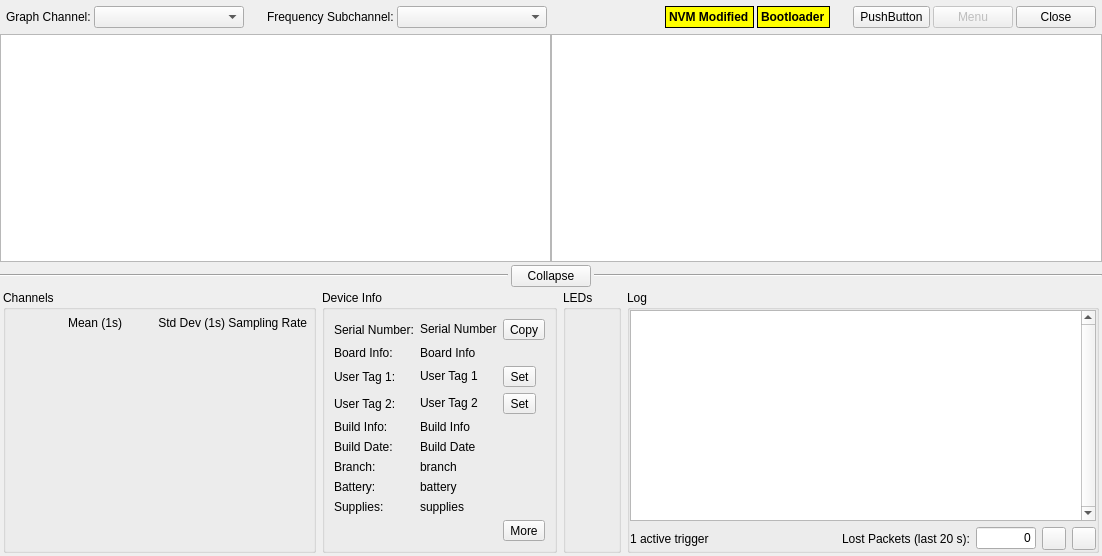
<?xml version="1.0" encoding="UTF-8"?>
<ui version="4.0">
 <class>DeviceTab</class>
 <widget class="QWidget" name="DeviceTab">
  <property name="geometry">
   <rect>
    <x>0</x>
    <y>0</y>
    <width>1102</width>
    <height>556</height>
   </rect>
  </property>
  <property name="windowTitle">
   <string>Device Tab</string>
  </property>
  <layout class="QVBoxLayout" name="verticalLayout_2">
   <property name="spacing">
    <number>0</number>
   </property>
   <property name="leftMargin">
    <number>0</number>
   </property>
   <property name="topMargin">
    <number>0</number>
   </property>
   <property name="rightMargin">
    <number>0</number>
   </property>
   <property name="bottomMargin">
    <number>0</number>
   </property>
   <item>
    <layout class="QHBoxLayout" name="horizontalLayout">
     <property name="spacing">
      <number>3</number>
     </property>
     <property name="leftMargin">
      <number>6</number>
     </property>
     <property name="topMargin">
      <number>6</number>
     </property>
     <property name="rightMargin">
      <number>6</number>
     </property>
     <property name="bottomMargin">
      <number>6</number>
     </property>
     <item>
      <widget class="QLabel" name="graphChannelLabel">
       <property name="text">
        <string>Graph Channel:</string>
       </property>
      </widget>
     </item>
     <item>
      <widget class="QComboBox" name="graphChannelComboBox">
       <property name="minimumSize">
        <size>
         <width>150</width>
         <height>0</height>
        </size>
       </property>
       <property name="maxVisibleItems">
        <number>20</number>
       </property>
      </widget>
     </item>
     <item>
      <spacer name="horizontalSpacer_2">
       <property name="orientation">
        <enum>Qt::Horizontal</enum>
       </property>
       <property name="sizeType">
        <enum>QSizePolicy::Fixed</enum>
       </property>
       <property name="sizeHint" stdset="0">
        <size>
         <width>20</width>
         <height>1</height>
        </size>
       </property>
      </spacer>
     </item>
     <item>
      <widget class="QLabel" name="fftSubchannelLabel">
       <property name="text">
        <string>Frequency Subchannel:</string>
       </property>
      </widget>
     </item>
     <item>
      <widget class="QComboBox" name="fftSubchannelComboBox">
       <property name="minimumSize">
        <size>
         <width>150</width>
         <height>0</height>
        </size>
       </property>
       <property name="maxVisibleItems">
        <number>20</number>
       </property>
      </widget>
     </item>
     <item>
      <spacer name="horizontalSpacer_5">
       <property name="orientation">
        <enum>Qt::Horizontal</enum>
       </property>
       <property name="sizeType">
        <enum>QSizePolicy::MinimumExpanding</enum>
       </property>
       <property name="sizeHint" stdset="0">
        <size>
         <width>20</width>
         <height>1</height>
        </size>
       </property>
      </spacer>
     </item>
     <item>
      <widget class="QLabel" name="nvmModifiedIndicator">
       <property name="styleSheet">
        <string notr="true">QLabel {
	background-color: yellow;
	color: black;
	font-weight: bold;
	font-size: 12px;
    border: 1px solid;
}</string>
       </property>
       <property name="text">
        <string>NVM Modified</string>
       </property>
       <property name="margin">
        <number>5</number>
       </property>
      </widget>
     </item>
     <item>
      <widget class="QLabel" name="bootloaderIndicator">
       <property name="styleSheet">
        <string notr="true">QLabel {
	background-color: yellow;
	color: black;
	font-weight: bold;
	font-size: 12px;
    border: 1px solid;
}</string>
       </property>
       <property name="text">
        <string>Bootloader</string>
       </property>
       <property name="margin">
        <number>5</number>
       </property>
      </widget>
     </item>
     <item>
      <spacer name="horizontalSpacer">
       <property name="orientation">
        <enum>Qt::Horizontal</enum>
       </property>
       <property name="sizeType">
        <enum>QSizePolicy::Fixed</enum>
       </property>
       <property name="sizeHint" stdset="0">
        <size>
         <width>20</width>
         <height>1</height>
        </size>
       </property>
      </spacer>
     </item>
     <item>
      <widget class="QToolButton" name="editDeviceSettings">
       <property name="sizePolicy">
        <sizepolicy hsizetype="Fixed" vsizetype="Minimum">
         <horstretch>0</horstretch>
         <verstretch>0</verstretch>
        </sizepolicy>
       </property>
       <property name="text">
        <string>PushButton</string>
       </property>
       <property name="iconSize">
        <size>
         <width>24</width>
         <height>24</height>
        </size>
       </property>
       <property name="toolButtonStyle">
        <enum>Qt::ToolButtonTextBesideIcon</enum>
       </property>
      </widget>
     </item>
     <item>
      <widget class="QPushButton" name="menuButton">
       <property name="enabled">
        <bool>false</bool>
       </property>
       <property name="sizePolicy">
        <sizepolicy hsizetype="Minimum" vsizetype="Minimum">
         <horstretch>0</horstretch>
         <verstretch>0</verstretch>
        </sizepolicy>
       </property>
       <property name="text">
        <string>Menu</string>
       </property>
      </widget>
     </item>
     <item>
      <widget class="QPushButton" name="closeButton">
       <property name="sizePolicy">
        <sizepolicy hsizetype="Minimum" vsizetype="Minimum">
         <horstretch>0</horstretch>
         <verstretch>0</verstretch>
        </sizepolicy>
       </property>
       <property name="text">
        <string>Close</string>
       </property>
      </widget>
     </item>
    </layout>
   </item>
   <item>
    <widget class="QStackedWidget" name="stackedWidget">
     <property name="currentIndex">
      <number>1</number>
     </property>
     <widget class="QWidget" name="disconnectPage">
      <layout class="QHBoxLayout" name="horizontalLayout_4" stretch="1,0,1">
       <item>
        <spacer name="horizontalSpacer_6">
         <property name="orientation">
          <enum>Qt::Horizontal</enum>
         </property>
         <property name="sizeHint" stdset="0">
          <size>
           <width>0</width>
           <height>20</height>
          </size>
         </property>
        </spacer>
       </item>
       <item>
        <layout class="QVBoxLayout" name="verticalLayout_3">
         <item>
          <spacer name="verticalSpacer_4">
           <property name="orientation">
            <enum>Qt::Vertical</enum>
           </property>
           <property name="sizeHint" stdset="0">
            <size>
             <width>20</width>
             <height>0</height>
            </size>
           </property>
          </spacer>
         </item>
         <item>
          <widget class="QLabel" name="statusLabel">
           <property name="font">
            <font>
             <bold>true</bold>
            </font>
           </property>
           <property name="text">
            <string>Disconnected</string>
           </property>
           <property name="alignment">
            <set>Qt::AlignCenter</set>
           </property>
          </widget>
         </item>
         <item>
          <widget class="QProgressBar" name="statusProgressBar">
           <property name="sizePolicy">
            <sizepolicy hsizetype="Fixed" vsizetype="Fixed">
             <horstretch>0</horstretch>
             <verstretch>0</verstretch>
            </sizepolicy>
           </property>
           <property name="minimumSize">
            <size>
             <width>175</width>
             <height>0</height>
            </size>
           </property>
           <property name="value">
            <number>24</number>
           </property>
           <property name="alignment">
            <set>Qt::AlignCenter</set>
           </property>
          </widget>
         </item>
         <item>
          <spacer name="verticalSpacer_2">
           <property name="orientation">
            <enum>Qt::Vertical</enum>
           </property>
           <property name="sizeHint" stdset="0">
            <size>
             <width>20</width>
             <height>0</height>
            </size>
           </property>
          </spacer>
         </item>
        </layout>
       </item>
       <item>
        <layout class="QVBoxLayout" name="verticalLayout_4" stretch="2,1">
         <property name="spacing">
          <number>0</number>
         </property>
         <property name="leftMargin">
          <number>0</number>
         </property>
         <item>
          <spacer name="verticalSpacer_6">
           <property name="orientation">
            <enum>Qt::Vertical</enum>
           </property>
           <property name="sizeHint" stdset="0">
            <size>
             <width>0</width>
             <height>20</height>
            </size>
           </property>
          </spacer>
         </item>
         <item>
          <widget class="QListView" name="logListDisconnected">
           <property name="verticalScrollBarPolicy">
            <enum>Qt::ScrollBarAlwaysOn</enum>
           </property>
           <property name="editTriggers">
            <set>QAbstractItemView::NoEditTriggers</set>
           </property>
          </widget>
         </item>
        </layout>
       </item>
      </layout>
     </widget>
     <widget class="QWidget" name="displayPage">
      <layout class="QVBoxLayout" name="verticalLayout" stretch="1,0,0">
       <property name="spacing">
        <number>3</number>
       </property>
       <property name="leftMargin">
        <number>0</number>
       </property>
       <property name="topMargin">
        <number>0</number>
       </property>
       <property name="rightMargin">
        <number>0</number>
       </property>
       <property name="bottomMargin">
        <number>0</number>
       </property>
       <item>
        <layout class="QHBoxLayout" name="panelLayout" stretch="1">
         <property name="spacing">
          <number>6</number>
         </property>
         <item>
          <layout class="QHBoxLayout" name="plotLayout" stretch="1,1">
           <property name="spacing">
            <number>0</number>
           </property>
           <item>
            <widget class="PlotWidget" name="timePlotWidget"/>
           </item>
           <item>
            <widget class="PlotWidget" name="fftPlotWidget"/>
           </item>
          </layout>
         </item>
        </layout>
       </item>
       <item>
        <layout class="QHBoxLayout" name="horizontalLayout_6" stretch="1,0,1">
         <item>
          <widget class="Line" name="line_2">
           <property name="orientation">
            <enum>Qt::Horizontal</enum>
           </property>
          </widget>
         </item>
         <item>
          <widget class="QPushButton" name="collapseButton">
           <property name="text">
            <string>Collapse</string>
           </property>
          </widget>
         </item>
         <item>
          <widget class="Line" name="line">
           <property name="orientation">
            <enum>Qt::Horizontal</enum>
           </property>
          </widget>
         </item>
        </layout>
       </item>
       <item>
        <widget class="QWidget" name="bottomGroup" native="true">
         <layout class="QHBoxLayout" name="horizontalLayout_3" stretch="0,0,0,1">
          <property name="spacing">
           <number>6</number>
          </property>
          <property name="leftMargin">
           <number>3</number>
          </property>
          <property name="topMargin">
           <number>0</number>
          </property>
          <property name="rightMargin">
           <number>3</number>
          </property>
          <property name="bottomMargin">
           <number>3</number>
          </property>
          <item>
           <widget class="QGroupBox" name="channelGroupBox">
            <property name="title">
             <string>Channels</string>
            </property>
            <property name="alignment">
             <set>Qt::AlignLeading|Qt::AlignLeft|Qt::AlignTop</set>
            </property>
            <layout class="QVBoxLayout" name="verticalLayout_8">
             <property name="spacing">
              <number>0</number>
             </property>
             <property name="leftMargin">
              <number>6</number>
             </property>
             <property name="topMargin">
              <number>6</number>
             </property>
             <property name="rightMargin">
              <number>6</number>
             </property>
             <property name="bottomMargin">
              <number>6</number>
             </property>
             <item>
              <layout class="QGridLayout" name="channelLayout">
               <property name="spacing">
                <number>3</number>
               </property>
               <item row="0" column="1">
                <widget class="QLabel" name="meanLabel">
                 <property name="minimumSize">
                  <size>
                   <width>100</width>
                   <height>0</height>
                  </size>
                 </property>
                 <property name="text">
                  <string>Mean (1s)</string>
                 </property>
                 <property name="alignment">
                  <set>Qt::AlignRight|Qt::AlignTrailing|Qt::AlignVCenter</set>
                 </property>
                </widget>
               </item>
               <item row="0" column="3">
                <widget class="QLabel" name="samplingRateLabel">
                 <property name="minimumSize">
                  <size>
                   <width>75</width>
                   <height>0</height>
                  </size>
                 </property>
                 <property name="text">
                  <string>Sampling Rate</string>
                 </property>
                 <property name="alignment">
                  <set>Qt::AlignRight|Qt::AlignTrailing|Qt::AlignVCenter</set>
                 </property>
                </widget>
               </item>
               <item row="0" column="2">
                <widget class="QLabel" name="stdDevLabel">
                 <property name="minimumSize">
                  <size>
                   <width>100</width>
                   <height>0</height>
                  </size>
                 </property>
                 <property name="text">
                  <string>Std Dev (1s)</string>
                 </property>
                 <property name="alignment">
                  <set>Qt::AlignRight|Qt::AlignTrailing|Qt::AlignVCenter</set>
                 </property>
                </widget>
               </item>
               <item row="0" column="0">
                <widget class="QLabel" name="channelLabel">
                 <property name="minimumSize">
                  <size>
                   <width>0</width>
                   <height>0</height>
                  </size>
                 </property>
                 <property name="text">
                  <string/>
                 </property>
                </widget>
               </item>
              </layout>
             </item>
             <item>
              <spacer name="verticalSpacer">
               <property name="orientation">
                <enum>Qt::Vertical</enum>
               </property>
               <property name="sizeHint" stdset="0">
                <size>
                 <width>0</width>
                 <height>0</height>
                </size>
               </property>
              </spacer>
             </item>
            </layout>
           </widget>
          </item>
          <item>
           <widget class="QGroupBox" name="deviceInfoGroupBox">
            <property name="title">
             <string>Device Info</string>
            </property>
            <layout class="QGridLayout" name="gridLayout">
             <item row="4" column="1">
              <widget class="QLabel" name="userTag2">
               <property name="cursor">
                <cursorShape>IBeamCursor</cursorShape>
               </property>
               <property name="text">
                <string>User Tag 2</string>
               </property>
               <property name="textInteractionFlags">
                <set>Qt::LinksAccessibleByMouse|Qt::TextSelectableByMouse</set>
               </property>
              </widget>
             </item>
             <item row="2" column="1" colspan="2">
              <widget class="QLabel" name="boardInfo">
               <property name="cursor">
                <cursorShape>IBeamCursor</cursorShape>
               </property>
               <property name="text">
                <string>Board Info</string>
               </property>
               <property name="textInteractionFlags">
                <set>Qt::LinksAccessibleByMouse|Qt::TextSelectableByMouse</set>
               </property>
              </widget>
             </item>
             <item row="10" column="0" colspan="3">
              <spacer name="verticalSpacer_5">
               <property name="orientation">
                <enum>Qt::Vertical</enum>
               </property>
               <property name="sizeHint" stdset="0">
                <size>
                 <width>0</width>
                 <height>0</height>
                </size>
               </property>
              </spacer>
             </item>
             <item row="7" column="0">
              <widget class="QLabel" name="branchLabel">
               <property name="text">
                <string>Branch:</string>
               </property>
              </widget>
             </item>
             <item row="11" column="2">
              <widget class="QToolButton" name="deviceInfo">
               <property name="text">
                <string>More</string>
               </property>
              </widget>
             </item>
             <item row="6" column="0">
              <widget class="QLabel" name="buildDateLabel">
               <property name="text">
                <string>Build Date:</string>
               </property>
              </widget>
             </item>
             <item row="0" column="2">
              <widget class="QToolButton" name="copySerialNumber">
               <property name="text">
                <string>Copy</string>
               </property>
              </widget>
             </item>
             <item row="3" column="2">
              <widget class="QToolButton" name="setUserTag1">
               <property name="text">
                <string>Set</string>
               </property>
              </widget>
             </item>
             <item row="5" column="1" colspan="2">
              <widget class="QLabel" name="buildInfo">
               <property name="cursor">
                <cursorShape>IBeamCursor</cursorShape>
               </property>
               <property name="text">
                <string>Build Info</string>
               </property>
               <property name="textInteractionFlags">
                <set>Qt::LinksAccessibleByMouse|Qt::TextSelectableByMouse</set>
               </property>
              </widget>
             </item>
             <item row="7" column="1" colspan="2">
              <widget class="QLabel" name="branch">
               <property name="text">
                <string>branch</string>
               </property>
               <property name="textInteractionFlags">
                <set>Qt::LinksAccessibleByMouse|Qt::TextSelectableByMouse</set>
               </property>
              </widget>
             </item>
             <item row="0" column="0">
              <widget class="QLabel" name="serialNumberLabel">
               <property name="text">
                <string>Serial Number:</string>
               </property>
              </widget>
             </item>
             <item row="8" column="1" colspan="2">
              <widget class="QLabel" name="battery">
               <property name="text">
                <string>battery</string>
               </property>
               <property name="textInteractionFlags">
                <set>Qt::LinksAccessibleByMouse|Qt::TextSelectableByMouse</set>
               </property>
              </widget>
             </item>
             <item row="2" column="0">
              <widget class="QLabel" name="boardInfoLabel">
               <property name="text">
                <string>Board Info:</string>
               </property>
              </widget>
             </item>
             <item row="4" column="0">
              <widget class="QLabel" name="userTag2Label">
               <property name="text">
                <string>User Tag 2:</string>
               </property>
              </widget>
             </item>
             <item row="4" column="2">
              <widget class="QToolButton" name="setUserTag2">
               <property name="text">
                <string>Set</string>
               </property>
              </widget>
             </item>
             <item row="5" column="0">
              <widget class="QLabel" name="buildInfoLabel">
               <property name="text">
                <string>Build Info:</string>
               </property>
              </widget>
             </item>
             <item row="0" column="1">
              <widget class="QLabel" name="serialNumber">
               <property name="cursor">
                <cursorShape>IBeamCursor</cursorShape>
               </property>
               <property name="text">
                <string>Serial Number</string>
               </property>
               <property name="textInteractionFlags">
                <set>Qt::LinksAccessibleByMouse|Qt::TextSelectableByMouse</set>
               </property>
              </widget>
             </item>
             <item row="3" column="0">
              <widget class="QLabel" name="userTag1Label">
               <property name="text">
                <string>User Tag 1:</string>
               </property>
              </widget>
             </item>
             <item row="6" column="1" colspan="2">
              <widget class="QLabel" name="buildDate">
               <property name="cursor">
                <cursorShape>IBeamCursor</cursorShape>
               </property>
               <property name="text">
                <string>Build Date</string>
               </property>
               <property name="textInteractionFlags">
                <set>Qt::LinksAccessibleByMouse|Qt::TextSelectableByMouse</set>
               </property>
              </widget>
             </item>
             <item row="3" column="1">
              <widget class="QLabel" name="userTag1">
               <property name="cursor">
                <cursorShape>IBeamCursor</cursorShape>
               </property>
               <property name="text">
                <string>User Tag 1</string>
               </property>
               <property name="textInteractionFlags">
                <set>Qt::LinksAccessibleByMouse|Qt::TextSelectableByMouse</set>
               </property>
              </widget>
             </item>
             <item row="8" column="0">
              <widget class="QLabel" name="batteryLabel">
               <property name="text">
                <string>Battery:</string>
               </property>
              </widget>
             </item>
             <item row="9" column="0">
              <widget class="QLabel" name="suppliesLabel">
               <property name="text">
                <string>Supplies:</string>
               </property>
              </widget>
             </item>
             <item row="9" column="1" colspan="2">
              <widget class="QLabel" name="supplies">
               <property name="text">
                <string>supplies</string>
               </property>
               <property name="textInteractionFlags">
                <set>Qt::LinksAccessibleByMouse|Qt::TextSelectableByMouse</set>
               </property>
              </widget>
             </item>
            </layout>
           </widget>
          </item>
          <item>
           <widget class="QGroupBox" name="LEDGroupBox">
            <property name="title">
             <string>LEDs</string>
            </property>
            <property name="alignment">
             <set>Qt::AlignLeading|Qt::AlignLeft|Qt::AlignTop</set>
            </property>
            <layout class="QVBoxLayout" name="verticalLayout_7">
             <property name="spacing">
              <number>0</number>
             </property>
             <property name="leftMargin">
              <number>6</number>
             </property>
             <property name="topMargin">
              <number>6</number>
             </property>
             <property name="rightMargin">
              <number>6</number>
             </property>
             <property name="bottomMargin">
              <number>6</number>
             </property>
             <item>
              <layout class="QVBoxLayout" name="LEDLayout"/>
             </item>
             <item>
              <spacer name="verticalSpacer_3">
               <property name="orientation">
                <enum>Qt::Vertical</enum>
               </property>
               <property name="sizeHint" stdset="0">
                <size>
                 <width>0</width>
                 <height>0</height>
                </size>
               </property>
              </spacer>
             </item>
            </layout>
           </widget>
          </item>
          <item>
           <widget class="QGroupBox" name="logGroupBox">
            <property name="title">
             <string>Log</string>
            </property>
            <layout class="QVBoxLayout" name="verticalLayout_9" stretch="1,0">
             <property name="spacing">
              <number>6</number>
             </property>
             <property name="leftMargin">
              <number>0</number>
             </property>
             <property name="topMargin">
              <number>0</number>
             </property>
             <property name="rightMargin">
              <number>0</number>
             </property>
             <property name="bottomMargin">
              <number>0</number>
             </property>
             <item>
              <widget class="QListView" name="logList">
               <property name="verticalScrollBarPolicy">
                <enum>Qt::ScrollBarAlwaysOn</enum>
               </property>
               <property name="editTriggers">
                <set>QAbstractItemView::NoEditTriggers</set>
               </property>
              </widget>
             </item>
             <item>
              <layout class="QHBoxLayout" name="horizontalLayout_2" stretch="0,0,0,0,0,0">
               <property name="topMargin">
                <number>0</number>
               </property>
               <item>
                <widget class="QLabel" name="scheduleLabel">
                 <property name="text">
                  <string>1 active trigger</string>
                 </property>
                </widget>
               </item>
               <item>
                <spacer name="horizontalSpacer_4">
                 <property name="orientation">
                  <enum>Qt::Horizontal</enum>
                 </property>
                 <property name="sizeHint" stdset="0">
                  <size>
                   <width>0</width>
                   <height>0</height>
                  </size>
                 </property>
                </spacer>
               </item>
               <item>
                <widget class="QLabel" name="recentLostPacketsLabel">
                 <property name="text">
                  <string>Lost Packets (last 20 s):</string>
                 </property>
                </widget>
               </item>
               <item>
                <widget class="QLineEdit" name="recentLostPackets">
                 <property name="sizePolicy">
                  <sizepolicy hsizetype="Fixed" vsizetype="Fixed">
                   <horstretch>0</horstretch>
                   <verstretch>0</verstretch>
                  </sizepolicy>
                 </property>
                 <property name="maximumSize">
                  <size>
                   <width>60</width>
                   <height>16777215</height>
                  </size>
                 </property>
                 <property name="text">
                  <string>0</string>
                 </property>
                 <property name="maxLength">
                  <number>10</number>
                 </property>
                 <property name="alignment">
                  <set>Qt::AlignRight|Qt::AlignTrailing|Qt::AlignVCenter</set>
                 </property>
                 <property name="readOnly">
                  <bool>true</bool>
                 </property>
                </widget>
               </item>
               <item>
                <widget class="QToolButton" name="flushLostPackets"/>
               </item>
               <item>
                <widget class="QToolButton" name="lostPacketDetails"/>
               </item>
              </layout>
             </item>
            </layout>
           </widget>
          </item>
         </layout>
        </widget>
       </item>
      </layout>
     </widget>
    </widget>
   </item>
  </layout>
  <action name="actionSetUserTag1">
   <property name="text">
    <string>Set User Tag 1</string>
   </property>
  </action>
  <action name="actionSetUserTag2">
   <property name="text">
    <string>Set User Tag 2</string>
   </property>
   <property name="toolTip">
    <string>Set User Tag 2</string>
   </property>
  </action>
  <action name="actionEditDeviceSettings">
   <property name="text">
    <string>Edit Device Settings</string>
   </property>
  </action>
  <action name="actionShowDeviceInfo">
   <property name="text">
    <string>More Device Info</string>
   </property>
   <property name="toolTip">
    <string>More Device Info</string>
   </property>
  </action>
  <action name="actionFirmwareLatestStable">
   <property name="enabled">
    <bool>false</bool>
   </property>
   <property name="text">
    <string>Latest Stable</string>
   </property>
   <property name="toolTip">
    <string>Update Firmware From Latest Stable</string>
   </property>
  </action>
  <action name="actionShowPacketStats">
   <property name="text">
    <string>Show Packet Stats</string>
   </property>
  </action>
  <action name="actionChangeActiveStreams">
   <property name="text">
    <string>Change Active Streams</string>
   </property>
  </action>
  <action name="actionRunTests">
   <property name="text">
    <string>Run Hardware Tests</string>
   </property>
  </action>
  <action name="actionSetDeviceMode">
   <property name="enabled">
    <bool>false</bool>
   </property>
   <property name="text">
    <string>Set Device Mode</string>
   </property>
  </action>
  <action name="actionFirmwareFromBranch">
   <property name="enabled">
    <bool>false</bool>
   </property>
   <property name="text">
    <string>From Branch</string>
   </property>
   <property name="toolTip">
    <string>Update Firmware From Branch</string>
   </property>
  </action>
  <action name="actionFirmwareFromCommit">
   <property name="enabled">
    <bool>false</bool>
   </property>
   <property name="text">
    <string>From Specific Commit</string>
   </property>
   <property name="toolTip">
    <string>Update Firmware From Specific Commit</string>
   </property>
  </action>
  <action name="actionFirmwareFromFile">
   <property name="enabled">
    <bool>false</bool>
   </property>
   <property name="text">
    <string>From File</string>
   </property>
   <property name="toolTip">
    <string>Update Firmware From File</string>
   </property>
  </action>
  <action name="actionForceRunBootloader">
   <property name="enabled">
    <bool>false</bool>
   </property>
   <property name="text">
    <string>Force Run Bootloader</string>
   </property>
  </action>
  <action name="actionForceRunApplication">
   <property name="enabled">
    <bool>false</bool>
   </property>
   <property name="text">
    <string>Force Run Application</string>
   </property>
   <property name="toolTip">
    <string>Force Run Application</string>
   </property>
  </action>
  <action name="actionForceReset">
   <property name="text">
    <string>Force Reset</string>
   </property>
   <property name="toolTip">
    <string>Force Reset</string>
   </property>
  </action>
  <action name="actionRaiseException">
   <property name="text">
    <string>Raise Exception</string>
   </property>
   <property name="toolTip">
    <string>Raise Exception</string>
   </property>
  </action>
  <action name="actionRecoverNVM">
   <property name="text">
    <string>Recover NVM</string>
   </property>
   <property name="toolTip">
    <string>Recover NVM</string>
   </property>
  </action>
  <action name="actionCalibrate">
   <property name="checkable">
    <bool>true</bool>
   </property>
   <property name="enabled">
    <bool>false</bool>
   </property>
   <property name="text">
    <string>Start Calibration</string>
   </property>
  </action>
  <action name="actionShakerCalibrate">
   <property name="enabled">
    <bool>false</bool>
   </property>
   <property name="text">
    <string>1g RMS Shaker Calibration</string>
   </property>
   <property name="toolTip">
    <string>1g RMS Shaker Calibration</string>
   </property>
  </action>
  <action name="actionCopySerialNumber">
   <property name="text">
    <string>Copy Serial Number</string>
   </property>
  </action>
  <action name="actionFlushLostPackets">
   <property name="text">
    <string>Flush Lost Packets</string>
   </property>
   <property name="toolTip">
    <string>Flush Lost Packets</string>
   </property>
  </action>
  <action name="actionRFTest">
   <property name="text">
    <string>RF Test</string>
   </property>
   <property name="toolTip">
    <string>RF Test</string>
   </property>
  </action>
  <action name="actionConnectivity">
   <property name="text">
    <string>Connectivity</string>
   </property>
   <property name="toolTip">
    <string>Connectivity</string>
   </property>
  </action>
 </widget>
 <customwidgets>
  <customwidget>
   <class>PlotWidget</class>
   <extends>QGraphicsView</extends>
   <header>pyqtgraph</header>
  </customwidget>
 </customwidgets>
 <resources/>
 <connections/>
</ui>
